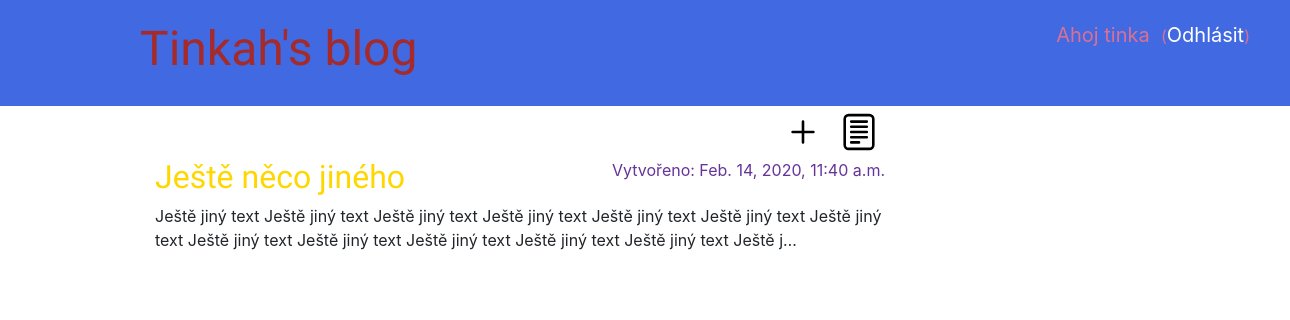
Before: /drafts/ (signed in) with the older database file.
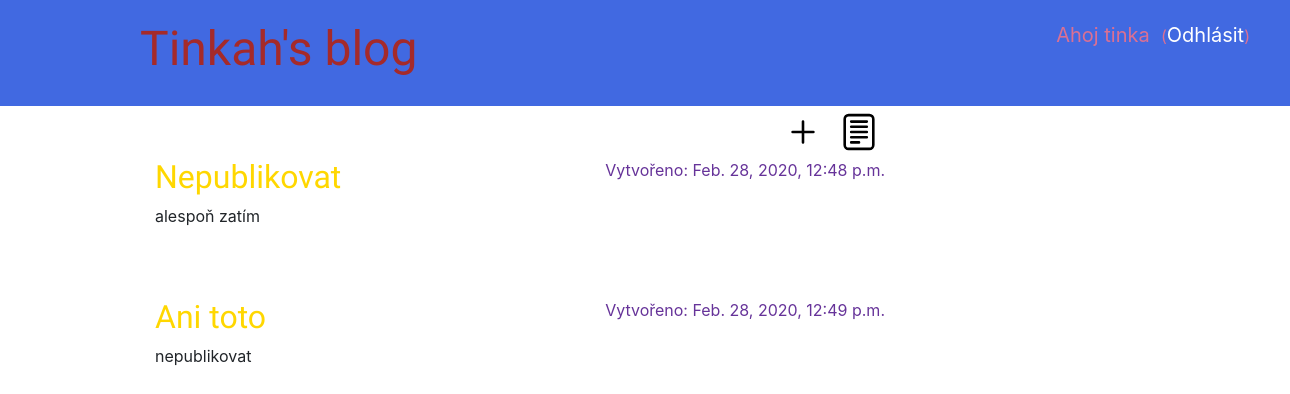
After: the same page with the newer database file.
### blog/models.py (models this page shows, shortened)
class Post(models.Model):
    author = models.ForeignKey("auth.User", on_delete=models.CASCADE)
    title = models.CharField(max_length=200)
    text = models.TextField()
    created_date = models.DateTimeField(
        default=timezone.now)
    published_date = models.DateTimeField(
        blank=True, null=True)

### blog/views.py (the view)
# urls.py: path('drafts/', views.post_draft_list, name='post_draft_list'),
@login_required
def post_draft_list(request):
    posts = Post.objects.filter(published_date__isnull=True).order_by('created_date')
    return render(request, 'blog/post_draft_list.html', {'posts': posts})

### blog/templates/blog/post_draft_list.html
{% extends 'blog/base.html' %}
{% block content %}
    {% for Post in posts %}
        <div class="post">
            <div class="date">
                <p>Vytvořeno: {{ Post.created_date }}</p>
            </div>
            <h2><a href="{% url 'post_detail' pk=Post.pk %}">{{ Post.title }}</a></h2>
            <p>{{ Post.text|truncatechars:200 }}</p>
        </div>
    {% endfor %}
 {% endblock %}

Changed rows visible on the page:
removed Post: created_date "Feb. 14, 2020, 11:40 a.m.", title "Ještě něco jiného", text "Ještě jiný text Ještě jiný text Ještě jiný text Ještě jiný text Ještě jiný text Ještě jiný text Ještě jiný text Ještě jiný text Ještě jiný text Ještě jiný text Ještě jiný text Ještě jiný text Ještě j…"
added Post: created_date "Feb. 28, 2020, 12:48 p.m.", title "Nepublikovat", text "alespoň zatím"
added Post: created_date "Feb. 28, 2020, 12:49 p.m.", title "Ani toto", text "nepublikovat"
